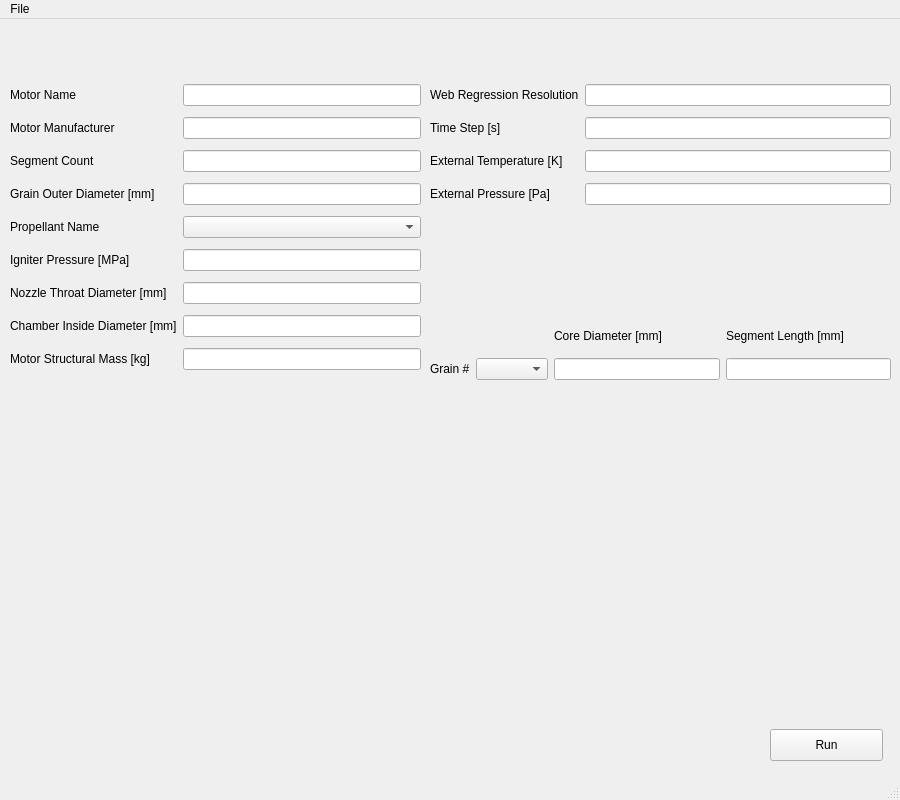
<?xml version="1.0" encoding="UTF-8"?>
<ui version="4.0">
 <class>MainWindow</class>
 <widget class="QMainWindow" name="MainWindow">
  <property name="geometry">
   <rect>
    <x>0</x>
    <y>0</y>
    <width>900</width>
    <height>800</height>
   </rect>
  </property>
  <property name="maximumSize">
   <size>
    <width>1920</width>
    <height>1080</height>
   </size>
  </property>
  <property name="windowTitle">
   <string>MainWindow</string>
  </property>
  <widget class="QWidget" name="centralwidget">
   <widget class="QWidget" name="gridLayoutWidget_2">
    <property name="geometry">
     <rect>
      <x>10</x>
      <y>60</y>
      <width>411</width>
      <height>301</height>
     </rect>
    </property>
    <layout class="QGridLayout" name="gridLayout_2">
     <item row="3" column="0">
      <widget class="QLabel" name="labelD_grain">
       <property name="text">
        <string>Grain Outer Diameter [mm]</string>
       </property>
      </widget>
     </item>
     <item row="8" column="0">
      <widget class="QLabel" name="labelDin_3">
       <property name="text">
        <string>Motor Structural Mass [kg]</string>
       </property>
      </widget>
     </item>
     <item row="1" column="1">
      <widget class="QLineEdit" name="lineMotorManuf">
       <property name="layoutDirection">
        <enum>Qt::LeftToRight</enum>
       </property>
       <property name="text">
        <string/>
       </property>
       <property name="placeholderText">
        <string/>
       </property>
      </widget>
     </item>
     <item row="5" column="0">
      <widget class="QLabel" name="labelPi">
       <property name="text">
        <string>Igniter Pressure [MPa]</string>
       </property>
      </widget>
     </item>
     <item row="7" column="1">
      <widget class="QLineEdit" name="lineDin">
       <property name="layoutDirection">
        <enum>Qt::LeftToRight</enum>
       </property>
       <property name="text">
        <string/>
       </property>
       <property name="placeholderText">
        <string/>
       </property>
      </widget>
     </item>
     <item row="8" column="1">
      <widget class="QLineEdit" name="lineDin_3">
       <property name="layoutDirection">
        <enum>Qt::LeftToRight</enum>
       </property>
       <property name="text">
        <string/>
       </property>
       <property name="placeholderText">
        <string/>
       </property>
      </widget>
     </item>
     <item row="7" column="0">
      <widget class="QLabel" name="labelDin">
       <property name="text">
        <string>Chamber Inside Diameter [mm]</string>
       </property>
      </widget>
     </item>
     <item row="2" column="1">
      <widget class="QLineEdit" name="lineN">
       <property name="layoutDirection">
        <enum>Qt::LeftToRight</enum>
       </property>
       <property name="text">
        <string/>
       </property>
       <property name="placeholderText">
        <string/>
       </property>
      </widget>
     </item>
     <item row="2" column="0">
      <widget class="QLabel" name="labelN">
       <property name="text">
        <string>Segment Count</string>
       </property>
      </widget>
     </item>
     <item row="6" column="0">
      <widget class="QLabel" name="labelDt">
       <property name="text">
        <string>Nozzle Throat Diameter [mm]</string>
       </property>
      </widget>
     </item>
     <item row="6" column="1">
      <widget class="QLineEdit" name="lineDt">
       <property name="layoutDirection">
        <enum>Qt::LeftToRight</enum>
       </property>
       <property name="text">
        <string/>
       </property>
       <property name="placeholderText">
        <string/>
       </property>
      </widget>
     </item>
     <item row="5" column="1">
      <widget class="QLineEdit" name="linePi">
       <property name="layoutDirection">
        <enum>Qt::LeftToRight</enum>
       </property>
       <property name="text">
        <string/>
       </property>
       <property name="placeholderText">
        <string/>
       </property>
      </widget>
     </item>
     <item row="0" column="1">
      <widget class="QLineEdit" name="lineMotorName">
       <property name="layoutDirection">
        <enum>Qt::LeftToRight</enum>
       </property>
       <property name="text">
        <string/>
       </property>
       <property name="placeholderText">
        <string/>
       </property>
      </widget>
     </item>
     <item row="0" column="0">
      <widget class="QLabel" name="labelMotorName">
       <property name="text">
        <string>Motor Name</string>
       </property>
      </widget>
     </item>
     <item row="3" column="1">
      <widget class="QLineEdit" name="lineD_grain">
       <property name="layoutDirection">
        <enum>Qt::LeftToRight</enum>
       </property>
       <property name="text">
        <string/>
       </property>
       <property name="placeholderText">
        <string/>
       </property>
      </widget>
     </item>
     <item row="4" column="0">
      <widget class="QLabel" name="labelPropellant">
       <property name="text">
        <string>Propellant Name</string>
       </property>
      </widget>
     </item>
     <item row="1" column="0">
      <widget class="QLabel" name="labelMotorManuf">
       <property name="text">
        <string>Motor Manufacturer</string>
       </property>
      </widget>
     </item>
     <item row="4" column="1">
      <widget class="QComboBox" name="comboBox_2"/>
     </item>
    </layout>
   </widget>
   <widget class="QWidget" name="gridLayoutWidget_3">
    <property name="geometry">
     <rect>
      <x>430</x>
      <y>300</y>
      <width>461</width>
      <height>61</height>
     </rect>
    </property>
    <layout class="QGridLayout" name="gridLayout_3">
     <item row="0" column="3">
      <widget class="QLabel" name="labelL_grain">
       <property name="text">
        <string>Segment Length [mm]</string>
       </property>
      </widget>
     </item>
     <item row="1" column="2">
      <widget class="QLineEdit" name="lineD_core1">
       <property name="layoutDirection">
        <enum>Qt::LeftToRight</enum>
       </property>
       <property name="text">
        <string/>
       </property>
       <property name="placeholderText">
        <string/>
       </property>
      </widget>
     </item>
     <item row="0" column="2">
      <widget class="QLabel" name="labelD_core">
       <property name="text">
        <string>Core Diameter [mm]</string>
       </property>
      </widget>
     </item>
     <item row="1" column="0">
      <widget class="QLabel" name="labelGrain1">
       <property name="text">
        <string>Grain #</string>
       </property>
      </widget>
     </item>
     <item row="1" column="3">
      <widget class="QLineEdit" name="lineL_grain1">
       <property name="layoutDirection">
        <enum>Qt::LeftToRight</enum>
       </property>
       <property name="text">
        <string/>
       </property>
       <property name="placeholderText">
        <string/>
       </property>
      </widget>
     </item>
     <item row="1" column="1">
      <widget class="QComboBox" name="comboBox"/>
     </item>
    </layout>
   </widget>
   <widget class="QWidget" name="gridLayoutWidget">
    <property name="geometry">
     <rect>
      <x>430</x>
      <y>60</y>
      <width>461</width>
      <height>131</height>
     </rect>
    </property>
    <layout class="QGridLayout" name="gridLayout">
     <item row="0" column="0">
      <widget class="QLabel" name="labelMotorName_2">
       <property name="text">
        <string>Web Regression Resolution</string>
       </property>
      </widget>
     </item>
     <item row="0" column="1">
      <widget class="QLineEdit" name="lineMotorName_2">
       <property name="layoutDirection">
        <enum>Qt::LeftToRight</enum>
       </property>
       <property name="text">
        <string/>
       </property>
       <property name="placeholderText">
        <string/>
       </property>
      </widget>
     </item>
     <item row="3" column="0">
      <widget class="QLabel" name="labelMotorName_6">
       <property name="text">
        <string>External Pressure [Pa]</string>
       </property>
      </widget>
     </item>
     <item row="1" column="0">
      <widget class="QLabel" name="labelMotorName_3">
       <property name="text">
        <string>Time Step [s]</string>
       </property>
      </widget>
     </item>
     <item row="2" column="0">
      <widget class="QLabel" name="labelMotorName_5">
       <property name="text">
        <string>External Temperature [K]</string>
       </property>
      </widget>
     </item>
     <item row="1" column="1">
      <widget class="QLineEdit" name="lineMotorName_3">
       <property name="layoutDirection">
        <enum>Qt::LeftToRight</enum>
       </property>
       <property name="text">
        <string/>
       </property>
       <property name="placeholderText">
        <string/>
       </property>
      </widget>
     </item>
     <item row="2" column="1">
      <widget class="QLineEdit" name="lineMotorName_4">
       <property name="layoutDirection">
        <enum>Qt::LeftToRight</enum>
       </property>
       <property name="text">
        <string/>
       </property>
       <property name="placeholderText">
        <string/>
       </property>
      </widget>
     </item>
     <item row="3" column="1">
      <widget class="QLineEdit" name="lineMotorName_5">
       <property name="layoutDirection">
        <enum>Qt::LeftToRight</enum>
       </property>
       <property name="text">
        <string/>
       </property>
       <property name="placeholderText">
        <string/>
       </property>
      </widget>
     </item>
    </layout>
   </widget>
   <widget class="QWidget" name="grainPlots" native="true">
    <property name="geometry">
     <rect>
      <x>10</x>
      <y>370</y>
      <width>751</width>
      <height>371</height>
     </rect>
    </property>
   </widget>
   <widget class="QPushButton" name="runButton">
    <property name="geometry">
     <rect>
      <x>770</x>
      <y>710</y>
      <width>113</width>
      <height>32</height>
     </rect>
    </property>
    <property name="text">
     <string>Run</string>
    </property>
   </widget>
  </widget>
  <widget class="QMenuBar" name="menubar">
   <property name="geometry">
    <rect>
     <x>0</x>
     <y>0</y>
     <width>900</width>
     <height>22</height>
    </rect>
   </property>
   <widget class="QMenu" name="menuFile">
    <property name="title">
     <string>File</string>
    </property>
    <addaction name="actionSave"/>
    <addaction name="actionExport_to_eng"/>
    <addaction name="actionExport_to_csv"/>
   </widget>
   <addaction name="menuFile"/>
  </widget>
  <widget class="QStatusBar" name="statusbar"/>
  <action name="actionSave">
   <property name="text">
    <string>Save</string>
   </property>
  </action>
  <action name="actionExport_to_eng">
   <property name="text">
    <string>Export to .eng</string>
   </property>
  </action>
  <action name="actionExport_to_csv">
   <property name="text">
    <string>Export to .csv</string>
   </property>
  </action>
 </widget>
 <resources/>
 <connections/>
</ui>
